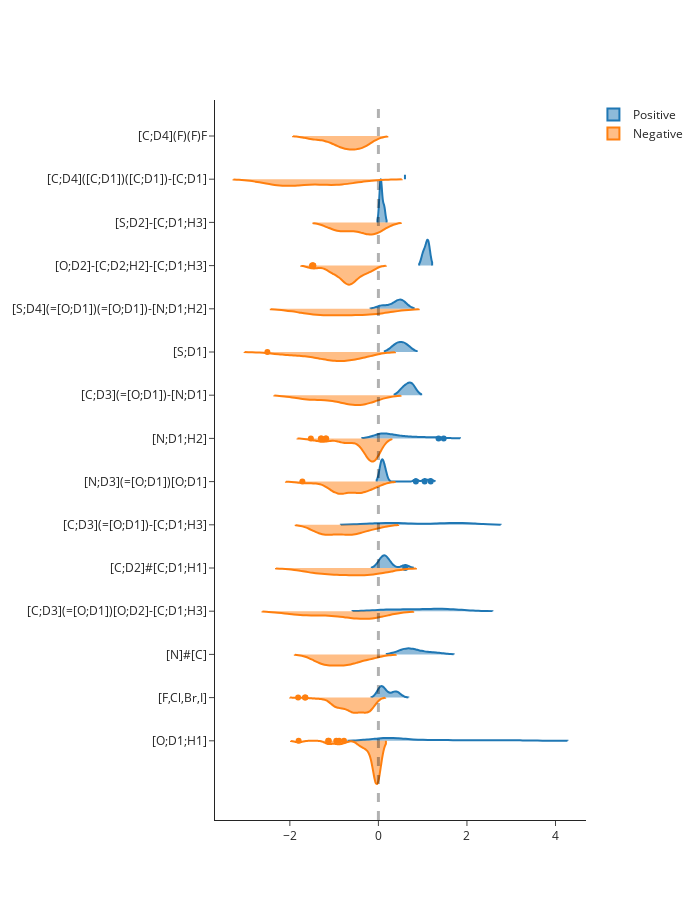

The code cell stored with this chart in its notebook:
### Code cell
fig = go.Figure()

fig.add_traces([
    go.Violin(
        x=attributions_structure["attribution"][attributions_structure["attribution"] > 0],
        y=attributions_structure["functional_group"][attributions_structure["attribution"] > 0],
        name="Positive", side="positive"
    ), 
    go.Violin(
        x=attributions_structure["attribution"][attributions_structure["attribution"] < 0],
        y=attributions_structure["functional_group"][attributions_structure["attribution"] < 0],
        name="Negative", side="negative"
    )
])

fig.add_vline(x=0, line_width=3, line_dash="dash")
fig.update_traces(scalemode='count', width=2, orientation='h')
fig.update_layout(autosize=False, width=700, height=900, template="simple_white", 
                 violingap=0, violingroupgap=0, violinmode='overlay'
)
fig.show()

### Figure 1 — Plotly figure (JSON) as saved in the notebook; plotly's stock layout.template omitted (floating-point values rounded to 4 significant figures; data arrays with more than 128 entries replaced by an {"elided": "..."} marker saying what was removed)
{"data": [{"name": "Positive", "orientation": "h", "scalemode": "count", "side": "positive", "type": "violin", "width": 2, "x": {"elided": "493 float values"}, "y": {"elided": "493 str values"}}, {"name": "Negative", "orientation": "h", "scalemode": "count", "side": "negative", "type": "violin", "width": 2, "x": {"elided": "1201 float values"}, "y": {"elided": "1201 str values"}}], "layout": {"autosize": false, "height": 900, "shapes": [{"line": {"dash": "dash", "width": 3}, "type": "line", "x0": 0, "x1": 0, "xref": "x", "y0": 0, "y1": 1, "yref": "y domain"}], "violingap": 0, "violingroupgap": 0, "violinmode": "overlay", "width": 700, "xaxis": {"autorange": true, "range": [-3.69, 4.689], "type": "linear"}, "yaxis": {"autorange": true, "range": [-1.833, 14.83], "type": "category"}}}
